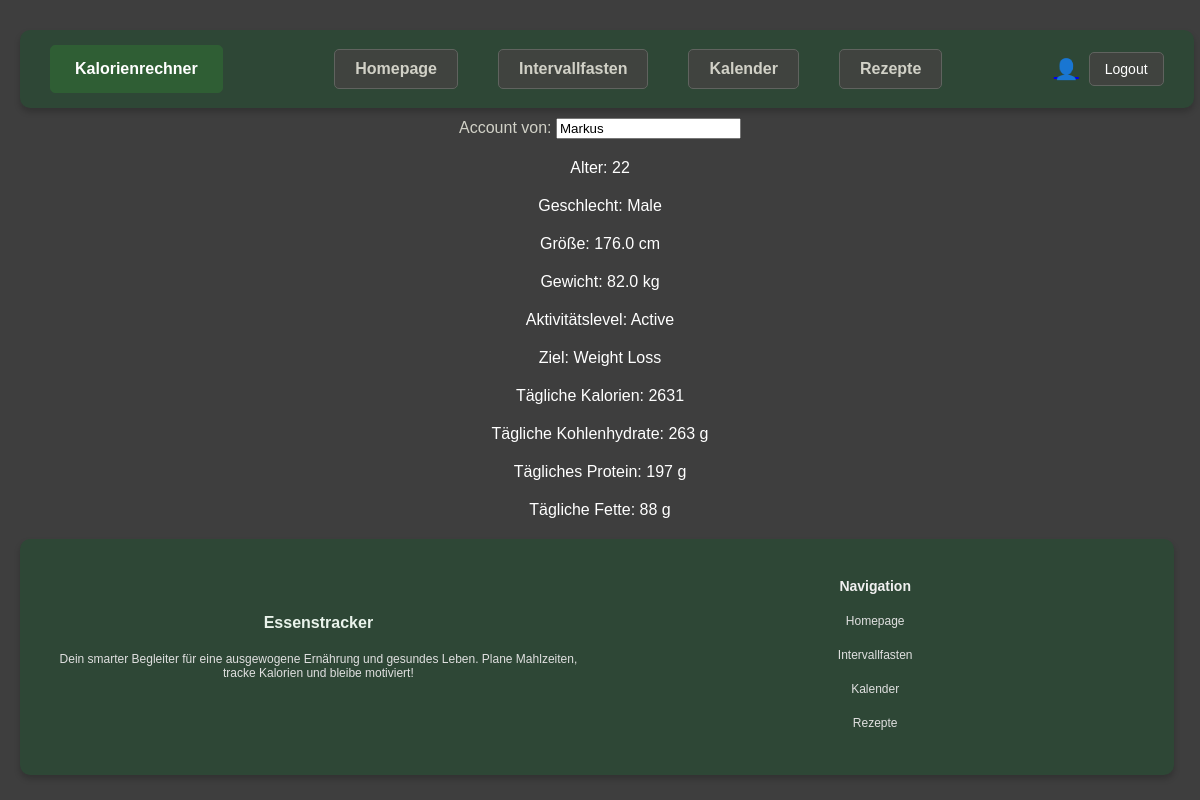
Before: /trackerapp/account/ (signed in) with the older database file.
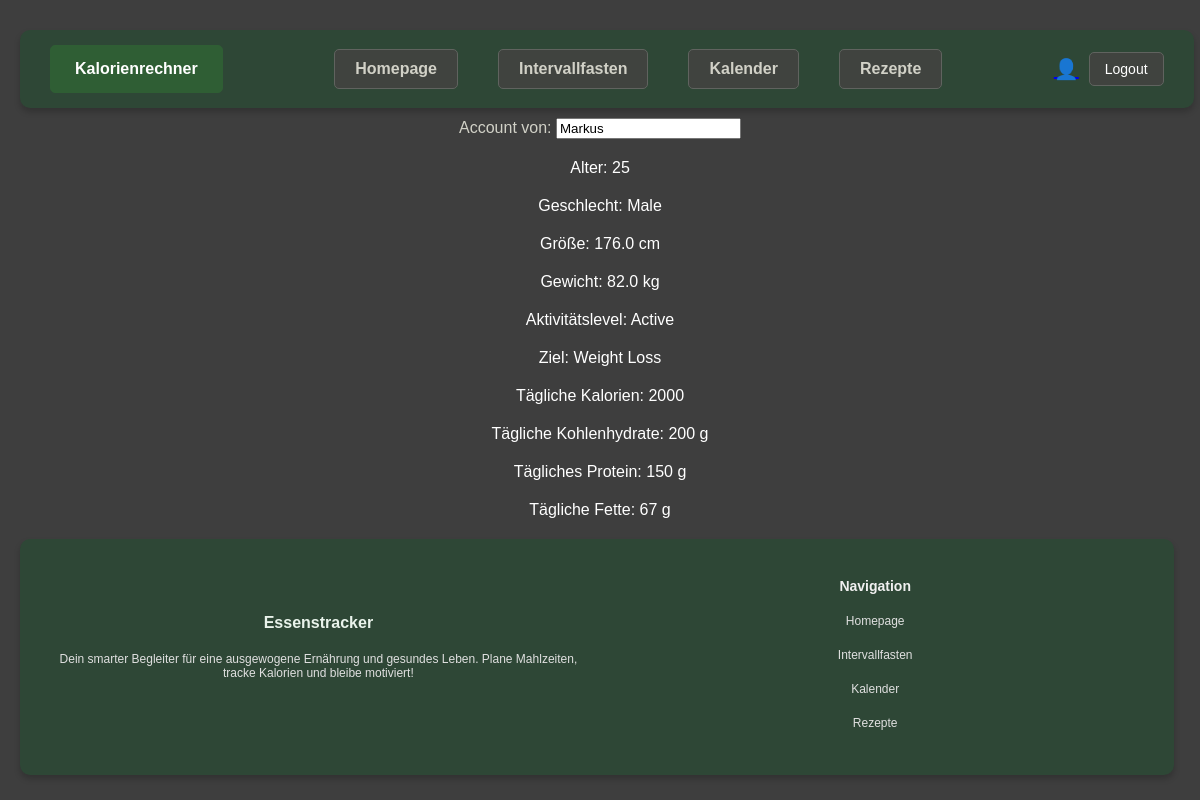
After: the same page with the newer database file.
### trackerapp/models.py (models this page shows, shortened)
class UserProfile(models.Model):
    user = models.OneToOneField(User, on_delete=models.CASCADE)  # Verknüpfung mit User
    GENDER_CHOICES = [
        ('M', 'Male'),
        ('F', 'Female'),
    ]
    ACTIVITY_CHOICES = [
        ('sedentary', 'Sedentary'),
        ('light', 'Lightly Active'),
        ('moderate', 'Moderately Active'),
        ('active', 'Active'),
        ('very_active', 'Very Active'),
    ]
    GOAL_CHOICES = [
        ('weight_loss', 'Weight Loss'),
        ('maintenance', 'Maintenance'),
        ('weight_gain', 'Weight Gain'),
    ]
    age = models.PositiveIntegerField(default=25)  # Standardwert: 25 Jahre
    gender = models.CharField(max_length=1, choices=GENDER_CHOICES, default='M')  # Standard: Male
    height = models.FloatField(default=170.0, help_text="Height in cm")  # Standard: 170 cm
    weight = models.FloatField(default=70.0, help_text="Weight in kg")  # Standard: 70 kg
    activity = models.CharField(max_length=20, choices=ACTIVITY_CHOICES, default='sedentary')  # Standard: Sedentary
    goal = models.CharField(max_length=20, choices=GOAL_CHOICES, default='maintenance')  # Standard: Maintenance
    daily_calories = models.PositiveIntegerField(default=2000)  # Standard: 2000 kcal
    daily_carbohydrates = models.PositiveIntegerField(default=250, help_text="Daily Carbohydrates in grams")  # Standard: 250 g
    daily_proteins = models.PositiveIntegerField(default=75, help_text="Daily Proteins in grams")  # Standard: 75 g
    daily_fats = models.PositiveIntegerField(default=70, help_text="Daily Fats in grams")  # Standard: 70 g

### trackerapp/views.py (the view)
# urls.py: path('trackerapp/account/', trackerapp_views.user_profile_view, name='account'),
@login_required
def user_profile_view(request):
    try:
        user_profile = UserProfile.objects.get(user=request.user)
        context = {
            'user_profile': user_profile
        }
    except UserProfile.DoesNotExist:
        context = {
            'error': "Kein Profil für den angemeldeten Benutzer gefunden."
        }
    return render(request, 'account.html', context)

### trackerapp/templates/account.html (shortened to what this page needs)
{% extends 'base.html' %}
{% block content %}
    {% if user_profile %}
    <div>
        <label for="username">Account von:</label>
        <input type="text" id="username" name="username" value="{{ form.username.initial|default:user.username }}" class="readonly" readonly>
    </div>
        <p>Alter: {{ user_profile.age }}</p>
        <p>Geschlecht: {{ user_profile.get_gender_display }}</p>
        <p>Größe: {{ user_profile.height }} cm</p>
        <p>Gewicht: {{ user_profile.weight }} kg</p>
        <p>Aktivitätslevel: {{ user_profile.get_activity_display }}</p>
        <p>Ziel: {{ user_profile.get_goal_display }}</p>
        <p>Tägliche Kalorien: {{ user_profile.daily_calories }}</p>
        <p>Tägliche Kohlenhydrate: {{ user_profile.daily_carbohydrates }} g</p>
        <p>Tägliches Protein: {{ user_profile.daily_proteins }} g</p>
        <p>Tägliche Fette: {{ user_profile.daily_fats }} g</p>
    {% else %}
        <p>{{ error }}</p>
    {% endif %}
{% endblock %}

Changed rows visible on the page:
changed UserProfile "Male": age "22" → "25"; daily_calories "2631" → "2000"; daily_carbohydrates "263" → "200"; daily_proteins "197" → "150"; daily_fats "88" → "67"
